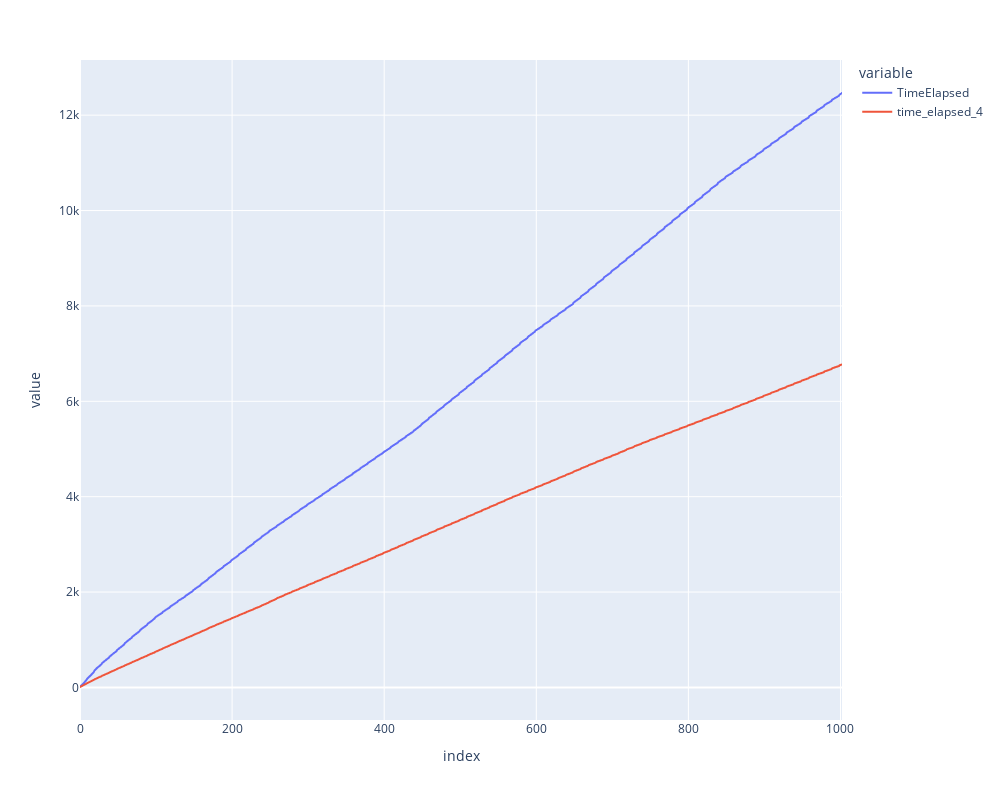

Notebook code cell kept with this figure:
### Code cell
fig = px.line(df, y=["TimeElapsed",'time_elapsed_comp'])
fig.update_layout(
    autosize=False,
    width=1000,
    height=800,)

fig.show()

### Figure 1 — Plotly figure (JSON) as saved in the notebook; plotly's stock layout.template omitted (floating-point values rounded to 4 significant figures; data arrays with more than 128 entries replaced by an {"elided": "..."} marker saying what was removed)
{"data": [{"hovertemplate": "variable=TimeElapsed<br>index=%{x}<br>value=%{y}<extra></extra>", "legendgroup": "TimeElapsed", "line": {"color": "#636efa", "dash": "solid"}, "marker": {"symbol": "circle"}, "mode": "lines", "name": "TimeElapsed", "showlegend": true, "type": "scattergl", "x": {"elided": "1003 int values"}, "xaxis": "x", "y": {"elided": "1003 float values"}, "yaxis": "y"}, {"hovertemplate": "variable=time_elapsed_4<br>index=%{x}<br>value=%{y}<extra></extra>", "legendgroup": "time_elapsed_4", "line": {"color": "#EF553B", "dash": "solid"}, "marker": {"symbol": "circle"}, "mode": "lines", "name": "time_elapsed_4", "showlegend": true, "type": "scattergl", "x": {"elided": "1003 int values"}, "xaxis": "x", "y": {"elided": "1003 float values"}, "yaxis": "y"}], "layout": {"autosize": false, "height": 800, "legend": {"title": {"text": "variable"}, "tracegroupgap": 0}, "margin": {"t": 60}, "width": 1000, "xaxis": {"anchor": "y", "domain": [0, 1], "title": {"text": "index"}}, "yaxis": {"anchor": "x", "domain": [0, 1], "title": {"text": "value"}}}}
